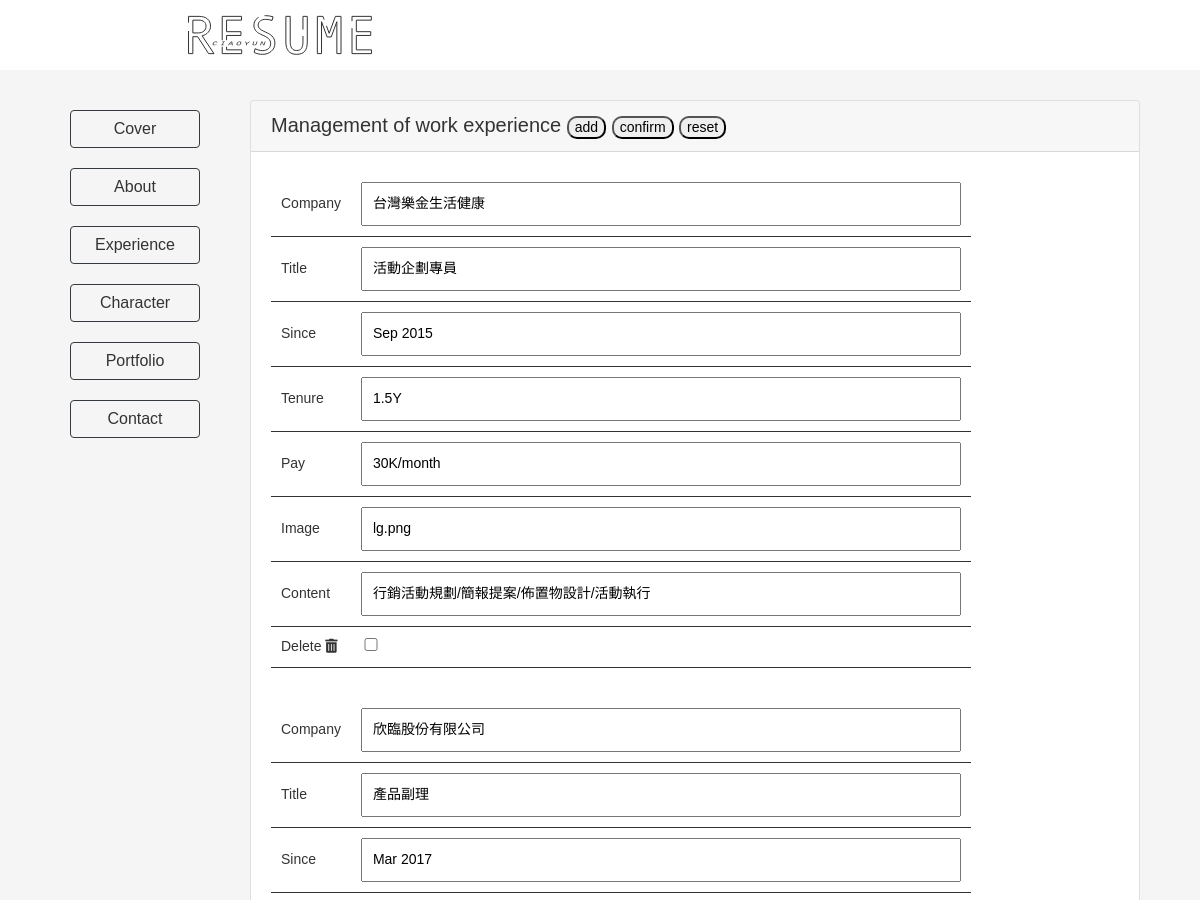
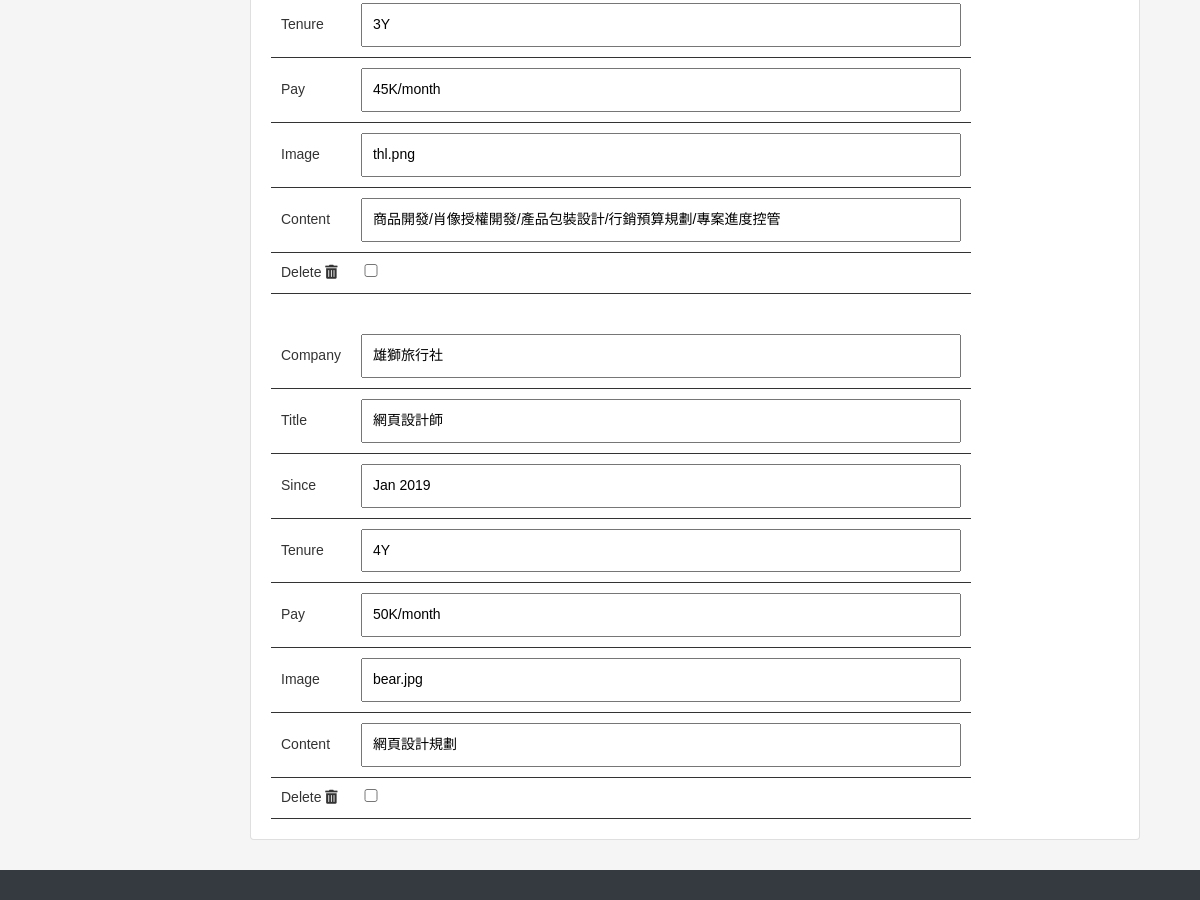
/admin.php?do=experience, run on the app's committed database (2 pictures, top to bottom).
### tables this page shows
CREATE TABLE `experience` (
  `id` int(10) UNSIGNED NOT NULL,
  `company` text NOT NULL,
  `title` text NOT NULL,
  `time` text NOT NULL,
  `period` text NOT NULL,
  `pay` text NOT NULL,
  `file` text NOT NULL,
  `content` text NOT NULL
);

### connect.php (called while the page is built, shortened)
<?php
$dsn = "mysql:host=localhost; charset=utf8; dbname=resume";
$pdo = new PDO($dsn,'root','iamdoris19930303');
function all($table,...$arg) {
    global $pdo;
    $sql = "select * from $table";
    return $pdo->query($sql)->fetchAll();
}
?>

### admin/experience.php (the view, shortened to what this page needs)
<?php
include_once "connect.php";
$exp = all("experience");
?>
<form action="./api/experience.php" method="post">
<div class="card">
    <h5 class="card-header">Management of work experience
    <span>
        <input type="button" value="add" onclick="op('#cover','#cvr','./view/experienceadd.php')">
        <input type="submit" value="confirm">
        <input type="reset" value="reset">
    </span>
    </h5>
    <div class="card-body">
    <?php
    foreach($exp as $e) {
    ?>
        <table>
            <tr>
                <td>Company</td>
                <td><input type="text" name="company[]" value="<?=$e['company'];?>"></td>
            </tr>
            <tr>
                <td>Title</td>
                <td><input type="text" name="title[]" value="<?=$e['title'];?>"></td>
            </tr>
            <tr>
                <td>Since</td>
                <td><input type="text" name="time[]" value="<?=$e['time'];?>"></td>
            </tr>
            <tr>
                <td>Tenure</td>
                <td><input type="text" name="period[]" value="<?=$e['period'];?>"></td>
            </tr>
            <tr>
                <td>Pay</td>
                <td><input type="text" name="pay[]" value="<?=$e['pay'];?>"></td>
            </tr>
            <tr>
                <td>Image</td>
                <td><input type="text" name="file[]" value="<?=$e['file'];?>"></td>
            </tr>
            <tr>
                <td>Content</td>
                <td><input type="text" name="content[]" value="<?=$e['content'];?>"></td>
            </tr>
            <tr>
                <td>Delete&nbsp;<i class="fas fa-trash-alt"></i></td>
                <td>
                    <input type="checkbox" name="del[]" value="<?=$e['id'];?>" style="width:20px">
                </td>
            </tr>
        </table>
    <?
    }
    ?>
    </div>
</div>
</form>

### admin.php (style rules this page uses)
body { font-family: "Gotham SSm A", "Gotham SSm B", "PingFang TC", "Microsoft JhengHei", "PMingLiU", sans-serif; box-sizing: border-box; margin: 0; padding: 0; font-size: 14px; line-height: 1.42857; color: #333; background: #F5F5F5; }
table td { padding: 10px; border-bottom: 1px solid #333; }
table:not(:first-child) { margin-top: 30px; }
table input { width: 600px; padding: 10px; }
span input { border-radius: 10px; font-size: 14px; }

### data on the page
experience: company "台灣樂金生活健康", title "活動企劃專員", time "Sep 2015", period "1.5Y", pay "30K/month", file "lg.png", content "行銷活動規劃/簡報提案/佈置物設計/活動執行"
experience: company "欣臨股份有限公司", title "產品副理", time "Mar 2017", period "3Y", pay "45K/month", file "thl.png", content "商品開發/肖像授權開發/產品包裝設計/行銷預算規劃/專案進度控管"
experience: company "雄獅旅行社", title "網頁設計師", time "Jan 2019", period "4Y", pay "50K/month", file "bear.jpg", content "網頁設計規劃"
